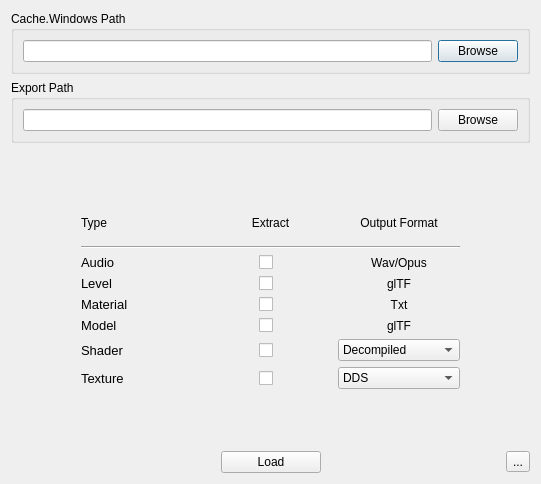
<?xml version="1.0" encoding="UTF-8"?>
<ui version="4.0">
 <class>WindowPicker</class>
 <widget class="QDialog" name="WindowPicker">
  <property name="geometry">
   <rect>
    <x>0</x>
    <y>0</y>
    <width>541</width>
    <height>484</height>
   </rect>
  </property>
  <property name="windowTitle">
   <string>Exporter Options</string>
  </property>
  <layout class="QVBoxLayout" name="verticalLayout_2">
   <item>
    <widget class="QGroupBox" name="CacheWindowsFrame">
     <property name="maximumSize">
      <size>
       <width>16777215</width>
       <height>70</height>
      </size>
     </property>
     <property name="whatsThis">
      <string>&lt;html&gt;&lt;head/&gt;&lt;body&gt;&lt;p&gt;Inside the Warframe installation directory, there is a folder &lt;span style=&quot; font-style:italic;&quot;&gt;Cache.Windows&lt;/span&gt;&lt;/p&gt;&lt;p&gt;Typically Warframe is installed in &lt;span style=&quot; font-weight:700;&quot;&gt;C:\Steam\steamapps\common\Warframe&lt;/span&gt;&lt;/p&gt;&lt;/body&gt;&lt;/html&gt;</string>
     </property>
     <property name="title">
      <string>Cache.Windows Path</string>
     </property>
     <layout class="QHBoxLayout" name="horizontalLayout">
      <item>
       <widget class="QLineEdit" name="CacheWindowsInput"/>
      </item>
      <item>
       <widget class="QPushButton" name="CacheWindowsBrowse">
        <property name="text">
         <string>Browse</string>
        </property>
       </widget>
      </item>
     </layout>
    </widget>
   </item>
   <item>
    <widget class="QGroupBox" name="ExportPathFrame">
     <property name="maximumSize">
      <size>
       <width>16777215</width>
       <height>70</height>
      </size>
     </property>
     <property name="whatsThis">
      <string>&lt;html&gt;&lt;head/&gt;&lt;body&gt;&lt;p&gt;Exported files will be saved to the folder specified here&lt;/p&gt;&lt;/body&gt;&lt;/html&gt;</string>
     </property>
     <property name="title">
      <string>Export Path</string>
     </property>
     <layout class="QHBoxLayout" name="horizontalLayout_4">
      <item>
       <widget class="QLineEdit" name="ExportPathInput"/>
      </item>
      <item>
       <widget class="QPushButton" name="ExportPathBrowse">
        <property name="text">
         <string>Browse</string>
        </property>
       </widget>
      </item>
     </layout>
    </widget>
   </item>
   <item>
    <spacer name="TopSpacer">
     <property name="orientation">
      <enum>Qt::Vertical</enum>
     </property>
     <property name="sizeType">
      <enum>QSizePolicy::MinimumExpanding</enum>
     </property>
     <property name="sizeHint" stdset="0">
      <size>
       <width>20</width>
       <height>20</height>
      </size>
     </property>
    </spacer>
   </item>
   <item>
    <layout class="QHBoxLayout" name="horizontalLayout_5">
     <item>
      <spacer name="horizontalSpacer_4">
       <property name="orientation">
        <enum>Qt::Horizontal</enum>
       </property>
       <property name="sizeType">
        <enum>QSizePolicy::Fixed</enum>
       </property>
       <property name="sizeHint" stdset="0">
        <size>
         <width>70</width>
         <height>20</height>
        </size>
       </property>
      </spacer>
     </item>
     <item>
      <layout class="QVBoxLayout" name="verticalLayout">
       <item>
        <layout class="QHBoxLayout" name="TitleSection">
         <property name="topMargin">
          <number>10</number>
         </property>
         <property name="bottomMargin">
          <number>10</number>
         </property>
         <item>
          <widget class="QLabel" name="TitleType">
           <property name="sizePolicy">
            <sizepolicy hsizetype="Minimum" vsizetype="Preferred">
             <horstretch>0</horstretch>
             <verstretch>0</verstretch>
            </sizepolicy>
           </property>
           <property name="minimumSize">
            <size>
             <width>70</width>
             <height>0</height>
            </size>
           </property>
           <property name="font">
            <font>
             <underline>false</underline>
            </font>
           </property>
           <property name="text">
            <string>Type</string>
           </property>
           <property name="alignment">
            <set>Qt::AlignLeading|Qt::AlignLeft|Qt::AlignVCenter</set>
           </property>
          </widget>
         </item>
         <item>
          <widget class="QLabel" name="TitleExtract">
           <property name="sizePolicy">
            <sizepolicy hsizetype="Preferred" vsizetype="Preferred">
             <horstretch>0</horstretch>
             <verstretch>0</verstretch>
            </sizepolicy>
           </property>
           <property name="font">
            <font>
             <underline>false</underline>
            </font>
           </property>
           <property name="text">
            <string>Extract</string>
           </property>
           <property name="alignment">
            <set>Qt::AlignCenter</set>
           </property>
          </widget>
         </item>
         <item>
          <widget class="QLabel" name="TitleOutputFormat">
           <property name="sizePolicy">
            <sizepolicy hsizetype="Preferred" vsizetype="Preferred">
             <horstretch>0</horstretch>
             <verstretch>0</verstretch>
            </sizepolicy>
           </property>
           <property name="font">
            <font>
             <underline>false</underline>
            </font>
           </property>
           <property name="text">
            <string>Output Format</string>
           </property>
           <property name="alignment">
            <set>Qt::AlignCenter</set>
           </property>
          </widget>
         </item>
        </layout>
       </item>
       <item>
        <widget class="Line" name="TitleLine">
         <property name="orientation">
          <enum>Qt::Horizontal</enum>
         </property>
        </widget>
       </item>
       <item>
        <layout class="QHBoxLayout" name="AudioSection">
         <item>
          <widget class="QLabel" name="AudioLabel">
           <property name="sizePolicy">
            <sizepolicy hsizetype="Minimum" vsizetype="Preferred">
             <horstretch>0</horstretch>
             <verstretch>0</verstretch>
            </sizepolicy>
           </property>
           <property name="minimumSize">
            <size>
             <width>70</width>
             <height>0</height>
            </size>
           </property>
           <property name="font">
            <font>
             <pointsize>10</pointsize>
            </font>
           </property>
           <property name="whatsThis">
            <string>&lt;html&gt;&lt;head/&gt;&lt;body&gt;&lt;p&gt;Audio/Music files&lt;/p&gt;&lt;/body&gt;&lt;/html&gt;</string>
           </property>
           <property name="text">
            <string>Audio</string>
           </property>
          </widget>
         </item>
         <item>
          <widget class="QCheckBox" name="AudioCheckbox">
           <property name="sizePolicy">
            <sizepolicy hsizetype="Ignored" vsizetype="Fixed">
             <horstretch>0</horstretch>
             <verstretch>0</verstretch>
            </sizepolicy>
           </property>
           <property name="layoutDirection">
            <enum>Qt::LeftToRight</enum>
           </property>
           <property name="styleSheet">
            <string notr="true">margin-left:50%; margin-right:50%;</string>
           </property>
           <property name="text">
            <string/>
           </property>
           <property name="tristate">
            <bool>false</bool>
           </property>
          </widget>
         </item>
         <item>
          <widget class="QLabel" name="AudioFormatLabel">
           <property name="sizePolicy">
            <sizepolicy hsizetype="Preferred" vsizetype="Preferred">
             <horstretch>0</horstretch>
             <verstretch>0</verstretch>
            </sizepolicy>
           </property>
           <property name="whatsThis">
            <string>&lt;html&gt;&lt;head/&gt;&lt;body&gt;&lt;p&gt;Audio files are stored as both of these formats in-game, which determins the export format.&lt;/p&gt;&lt;/body&gt;&lt;/html&gt;</string>
           </property>
           <property name="text">
            <string>Wav/Opus</string>
           </property>
           <property name="alignment">
            <set>Qt::AlignCenter</set>
           </property>
          </widget>
         </item>
        </layout>
       </item>
       <item>
        <layout class="QHBoxLayout" name="LevelSection">
         <item>
          <widget class="QLabel" name="LevelLabel">
           <property name="sizePolicy">
            <sizepolicy hsizetype="Minimum" vsizetype="Preferred">
             <horstretch>0</horstretch>
             <verstretch>0</verstretch>
            </sizepolicy>
           </property>
           <property name="minimumSize">
            <size>
             <width>70</width>
             <height>0</height>
            </size>
           </property>
           <property name="font">
            <font>
             <pointsize>10</pointsize>
            </font>
           </property>
           <property name="whatsThis">
            <string>&lt;html&gt;&lt;head/&gt;&lt;body&gt;&lt;p&gt;Rooms and open areas. &lt;span style=&quot; font-weight:700;&quot;&gt;Exported files are large.&lt;/span&gt;&lt;/p&gt;&lt;/body&gt;&lt;/html&gt;</string>
           </property>
           <property name="text">
            <string>Level</string>
           </property>
          </widget>
         </item>
         <item>
          <widget class="QCheckBox" name="LevelCheckbox">
           <property name="sizePolicy">
            <sizepolicy hsizetype="Ignored" vsizetype="Fixed">
             <horstretch>0</horstretch>
             <verstretch>0</verstretch>
            </sizepolicy>
           </property>
           <property name="layoutDirection">
            <enum>Qt::LeftToRight</enum>
           </property>
           <property name="styleSheet">
            <string notr="true">margin-left:50%; margin-right:50%;</string>
           </property>
           <property name="text">
            <string/>
           </property>
           <property name="tristate">
            <bool>false</bool>
           </property>
          </widget>
         </item>
         <item>
          <widget class="QLabel" name="LevelFormatLabel">
           <property name="whatsThis">
            <string>&lt;html&gt;&lt;head/&gt;&lt;body&gt;&lt;p&gt;A 3D model format supported by most programs.&lt;/p&gt;&lt;/body&gt;&lt;/html&gt;</string>
           </property>
           <property name="text">
            <string>glTF</string>
           </property>
           <property name="alignment">
            <set>Qt::AlignCenter</set>
           </property>
          </widget>
         </item>
        </layout>
       </item>
       <item>
        <layout class="QHBoxLayout" name="MaterialSection">
         <item>
          <widget class="QLabel" name="MaterialLabel">
           <property name="sizePolicy">
            <sizepolicy hsizetype="Minimum" vsizetype="Preferred">
             <horstretch>0</horstretch>
             <verstretch>0</verstretch>
            </sizepolicy>
           </property>
           <property name="font">
            <font>
             <pointsize>10</pointsize>
            </font>
           </property>
           <property name="whatsThis">
            <string>&lt;html&gt;&lt;head/&gt;&lt;body&gt;&lt;p&gt;Material parameters like textures used and default colors.&lt;/p&gt;&lt;/body&gt;&lt;/html&gt;</string>
           </property>
           <property name="text">
            <string>Material</string>
           </property>
          </widget>
         </item>
         <item>
          <widget class="QCheckBox" name="MaterialCheckbox">
           <property name="sizePolicy">
            <sizepolicy hsizetype="Ignored" vsizetype="Fixed">
             <horstretch>0</horstretch>
             <verstretch>0</verstretch>
            </sizepolicy>
           </property>
           <property name="layoutDirection">
            <enum>Qt::LeftToRight</enum>
           </property>
           <property name="styleSheet">
            <string notr="true">margin-left:50%; margin-right:50%;</string>
           </property>
           <property name="text">
            <string/>
           </property>
           <property name="tristate">
            <bool>false</bool>
           </property>
          </widget>
         </item>
         <item>
          <widget class="QLabel" name="MaterialFormatLabel">
           <property name="whatsThis">
            <string>&lt;html&gt;&lt;head/&gt;&lt;body&gt;&lt;p&gt;Regular text data&lt;/p&gt;&lt;/body&gt;&lt;/html&gt;</string>
           </property>
           <property name="text">
            <string>Txt</string>
           </property>
           <property name="alignment">
            <set>Qt::AlignCenter</set>
           </property>
          </widget>
         </item>
        </layout>
       </item>
       <item>
        <layout class="QHBoxLayout" name="ModelSection">
         <item>
          <widget class="QLabel" name="ModelLabel">
           <property name="font">
            <font>
             <pointsize>10</pointsize>
            </font>
           </property>
           <property name="whatsThis">
            <string>&lt;html&gt;&lt;head/&gt;&lt;body&gt;&lt;p&gt;Static and rigged models.&lt;/p&gt;&lt;/body&gt;&lt;/html&gt;</string>
           </property>
           <property name="text">
            <string>Model</string>
           </property>
          </widget>
         </item>
         <item>
          <widget class="QCheckBox" name="ModelCheckbox">
           <property name="sizePolicy">
            <sizepolicy hsizetype="Ignored" vsizetype="Fixed">
             <horstretch>0</horstretch>
             <verstretch>0</verstretch>
            </sizepolicy>
           </property>
           <property name="layoutDirection">
            <enum>Qt::LeftToRight</enum>
           </property>
           <property name="styleSheet">
            <string notr="true">margin-left:50%; margin-right:50%;</string>
           </property>
           <property name="text">
            <string/>
           </property>
           <property name="tristate">
            <bool>false</bool>
           </property>
          </widget>
         </item>
         <item>
          <widget class="QLabel" name="ModelFormatLabel">
           <property name="whatsThis">
            <string>&lt;html&gt;&lt;head/&gt;&lt;body&gt;&lt;p&gt;A 3D model format supported by most programs.&lt;/p&gt;&lt;/body&gt;&lt;/html&gt;</string>
           </property>
           <property name="text">
            <string>glTF</string>
           </property>
           <property name="alignment">
            <set>Qt::AlignCenter</set>
           </property>
          </widget>
         </item>
        </layout>
       </item>
       <item>
        <layout class="QHBoxLayout" name="ShaderSecion">
         <item>
          <widget class="QLabel" name="ShaderLabel">
           <property name="font">
            <font>
             <pointsize>10</pointsize>
            </font>
           </property>
           <property name="whatsThis">
            <string>&lt;html&gt;&lt;head/&gt;&lt;body&gt;&lt;p&gt;High Level Shading Language shaders. These should only be extracted if you understand how to interpret decompiled HLSL code.&lt;/p&gt;&lt;/body&gt;&lt;/html&gt;</string>
           </property>
           <property name="text">
            <string>Shader</string>
           </property>
          </widget>
         </item>
         <item>
          <widget class="QCheckBox" name="ShaderCheckbox">
           <property name="sizePolicy">
            <sizepolicy hsizetype="Ignored" vsizetype="Fixed">
             <horstretch>0</horstretch>
             <verstretch>0</verstretch>
            </sizepolicy>
           </property>
           <property name="layoutDirection">
            <enum>Qt::LeftToRight</enum>
           </property>
           <property name="styleSheet">
            <string notr="true">margin-left:50%; margin-right:50%;</string>
           </property>
           <property name="text">
            <string/>
           </property>
           <property name="tristate">
            <bool>false</bool>
           </property>
          </widget>
         </item>
         <item>
          <widget class="QComboBox" name="ShaderFormatCombo">
           <property name="whatsThis">
            <string>&lt;html&gt;&lt;head/&gt;&lt;body&gt;&lt;p&gt;&lt;span style=&quot; font-weight:700;&quot;&gt;Decompiled:&lt;/span&gt; Uses the function D3DDecompile to produce a text-based output.&lt;/p&gt;&lt;p&gt;&lt;span style=&quot; font-weight:700;&quot;&gt;Bytecode:&lt;/span&gt; Just the raw binary data. You can decompile this yourself.&lt;/p&gt;&lt;/body&gt;&lt;/html&gt;</string>
           </property>
           <item>
            <property name="text">
             <string>Decompiled</string>
            </property>
           </item>
           <item>
            <property name="text">
             <string>Bytecode</string>
            </property>
           </item>
          </widget>
         </item>
        </layout>
       </item>
       <item>
        <layout class="QHBoxLayout" name="TextureSection">
         <item>
          <widget class="QLabel" name="TextureLabel">
           <property name="font">
            <font>
             <pointsize>10</pointsize>
            </font>
           </property>
           <property name="whatsThis">
            <string>&lt;html&gt;&lt;head/&gt;&lt;body&gt;&lt;p&gt;Textures used by models&lt;/p&gt;&lt;/body&gt;&lt;/html&gt;</string>
           </property>
           <property name="text">
            <string>Texture</string>
           </property>
          </widget>
         </item>
         <item>
          <widget class="QCheckBox" name="TextureCheckbox">
           <property name="sizePolicy">
            <sizepolicy hsizetype="Ignored" vsizetype="Fixed">
             <horstretch>0</horstretch>
             <verstretch>0</verstretch>
            </sizepolicy>
           </property>
           <property name="layoutDirection">
            <enum>Qt::LeftToRight</enum>
           </property>
           <property name="styleSheet">
            <string notr="true">margin-left:50%; margin-right:50%;</string>
           </property>
           <property name="text">
            <string/>
           </property>
           <property name="tristate">
            <bool>false</bool>
           </property>
          </widget>
         </item>
         <item>
          <widget class="QComboBox" name="TextureFormatCombo">
           <property name="whatsThis">
            <string>&lt;html&gt;&lt;head/&gt;&lt;body&gt;&lt;p&gt;&lt;span style=&quot; font-weight:700;&quot;&gt;DDS:&lt;/span&gt; The raw texture. Some compressed formats (like BC7) may not be supported by all programs. This is the fastest option.&lt;/p&gt;&lt;p&gt;&lt;span style=&quot; font-weight:700;&quot;&gt;PNG:&lt;/span&gt; Uses a PNG library to encode the texture. This will take more time but exported textures will be universally compatable.&lt;/p&gt;&lt;p&gt;&lt;span style=&quot; font-weight:700;&quot;&gt;TGA:&lt;/span&gt; Faster than PNG but much larger file sizes.&lt;/p&gt;&lt;/body&gt;&lt;/html&gt;</string>
           </property>
           <item>
            <property name="text">
             <string>DDS</string>
            </property>
           </item>
           <item>
            <property name="text">
             <string>PNG</string>
            </property>
           </item>
           <item>
            <property name="text">
             <string>TGA</string>
            </property>
           </item>
          </widget>
         </item>
        </layout>
       </item>
      </layout>
     </item>
     <item>
      <spacer name="horizontalSpacer_3">
       <property name="orientation">
        <enum>Qt::Horizontal</enum>
       </property>
       <property name="sizeType">
        <enum>QSizePolicy::Fixed</enum>
       </property>
       <property name="sizeHint" stdset="0">
        <size>
         <width>70</width>
         <height>13</height>
        </size>
       </property>
      </spacer>
     </item>
    </layout>
   </item>
   <item>
    <spacer name="BottomSpacer">
     <property name="orientation">
      <enum>Qt::Vertical</enum>
     </property>
     <property name="sizeType">
      <enum>QSizePolicy::Expanding</enum>
     </property>
     <property name="sizeHint" stdset="0">
      <size>
       <width>20</width>
       <height>20</height>
      </size>
     </property>
    </spacer>
   </item>
   <item>
    <widget class="QFrame" name="LoadButtonFrame">
     <property name="maximumSize">
      <size>
       <width>16777215</width>
       <height>60</height>
      </size>
     </property>
     <property name="whatsThis">
      <string/>
     </property>
     <property name="frameShape">
      <enum>QFrame::NoFrame</enum>
     </property>
     <property name="frameShadow">
      <enum>QFrame::Raised</enum>
     </property>
     <property name="lineWidth">
      <number>0</number>
     </property>
     <layout class="QHBoxLayout" name="horizontalLayout_3">
      <property name="leftMargin">
       <number>0</number>
      </property>
      <property name="topMargin">
       <number>0</number>
      </property>
      <property name="rightMargin">
       <number>0</number>
      </property>
      <property name="bottomMargin">
       <number>0</number>
      </property>
      <item>
       <widget class="QLabel" name="VersionLabel">
        <property name="sizePolicy">
         <sizepolicy hsizetype="Expanding" vsizetype="Ignored">
          <horstretch>0</horstretch>
          <verstretch>0</verstretch>
         </sizepolicy>
        </property>
        <property name="font">
         <font>
          <pointsize>8</pointsize>
         </font>
        </property>
        <property name="text">
         <string/>
        </property>
        <property name="textFormat">
         <enum>Qt::PlainText</enum>
        </property>
       </widget>
      </item>
      <item>
       <widget class="QPushButton" name="LoadButton">
        <property name="minimumSize">
         <size>
          <width>100</width>
          <height>0</height>
         </size>
        </property>
        <property name="maximumSize">
         <size>
          <width>100</width>
          <height>16777215</height>
         </size>
        </property>
        <property name="whatsThis">
         <string>&lt;html&gt;&lt;head/&gt;&lt;body&gt;&lt;p&gt;Load the main window and begin browsing the internal files.&lt;/p&gt;&lt;/body&gt;&lt;/html&gt;</string>
        </property>
        <property name="text">
         <string>Load</string>
        </property>
       </widget>
      </item>
      <item>
       <layout class="QHBoxLayout" name="horizontalLayout_2">
        <item>
         <spacer name="horizontalSpacer_2">
          <property name="orientation">
           <enum>Qt::Horizontal</enum>
          </property>
          <property name="sizeType">
           <enum>QSizePolicy::MinimumExpanding</enum>
          </property>
          <property name="sizeHint" stdset="0">
           <size>
            <width>40</width>
            <height>20</height>
           </size>
          </property>
         </spacer>
        </item>
        <item>
         <widget class="QToolButton" name="AdditionalSettingsButton">
          <property name="text">
           <string>...</string>
          </property>
          <property name="icon">
           <iconset theme="preferences-other"/>
          </property>
         </widget>
        </item>
       </layout>
      </item>
     </layout>
    </widget>
   </item>
  </layout>
 </widget>
 <resources/>
 <connections/>
</ui>
